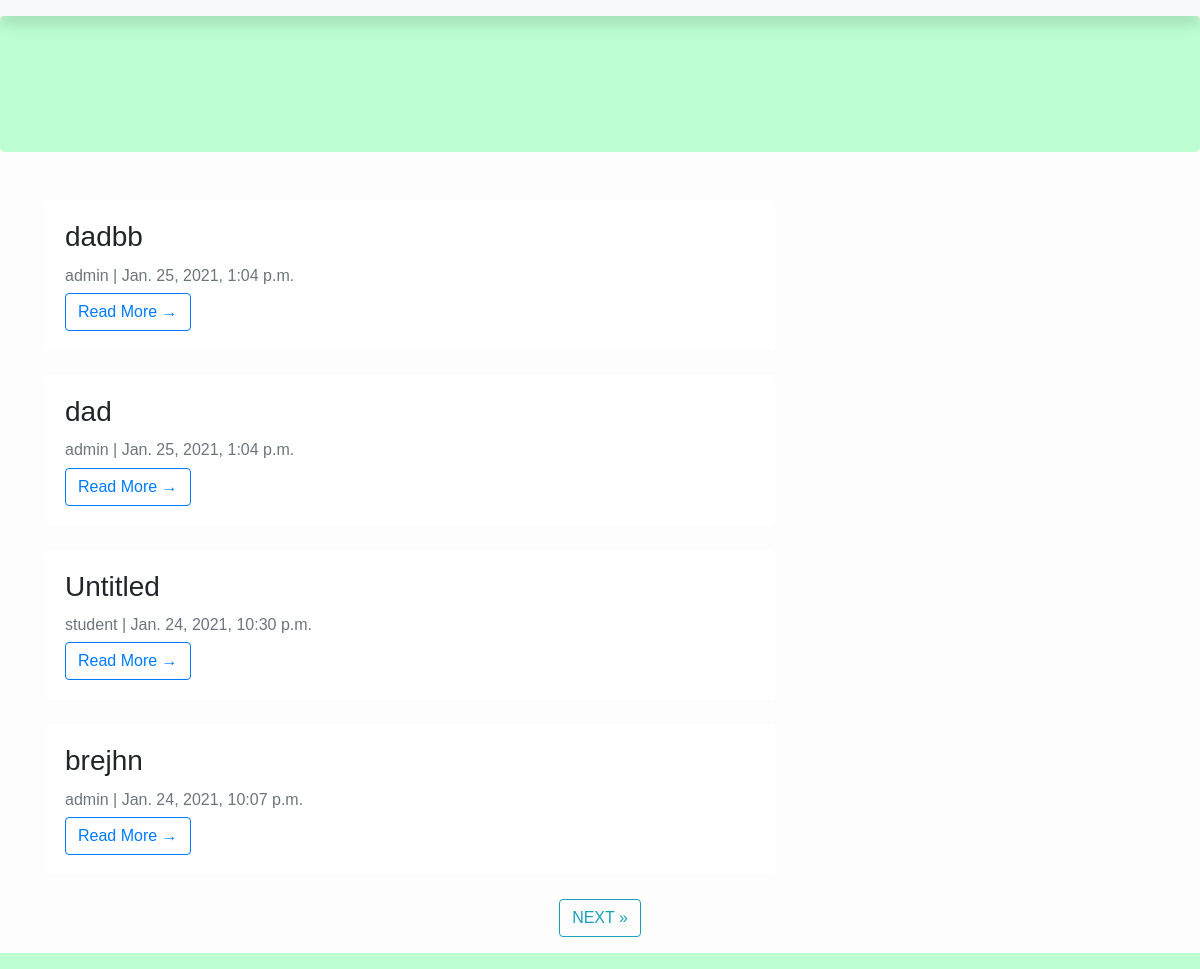
The page / on the database its author committed.
### blog/models.py (models this page shows, shortened)
class Blog(models.Model):
    title = models.CharField(max_length=200, unique=True)
    slug = models.SlugField(max_length=200, unique=True)
    author = models.ForeignKey(User, on_delete= models.CASCADE)
    updated_on = models.DateTimeField(auto_now= True)
    created_on = models.DateTimeField(auto_now_add=True)
    class Meta:
        ordering = ['-created_on']

### blog/views.py (the view)
# urls.py: path('', views.bloglist.as_view(), name='blogs'),
class bloglist(generic.ListView):
    model = Blog
    template_name = 'blogs.html'
    paginate_by = 4
    queryset= Blog.objects.order_by('-created_on')

### blog/templates/blogs.html (shortened to what this page needs)
{% extends "base.html" %}
{% block content %}
<header class="jumbotron" style="background-color: #BDFFD3; color: #00308F;">
</header>
<div class="container">
    <div class="row">
        <div class="col-md-8 mt-3 left">
            {% for blog in blog_list %}
            <div class="shadow-none card mb-4" id="newsfeed">
                <div class="card-body">
                    <h3 class="card-title">{{ blog.title }}</h3>
                    <p class="card-text text-muted h6"><span>{{ blog.author}}</span> | {{ blog.created_on}} </p>
                    <span><a href="{% url 'posts' blog.slug  %}" class="btn btn-outline-primary">Read More →</a></span>
                </div>
            </div>
            {% endfor %}
        </div>
</div>
</div>
{% if is_paginated %}
  <ul class="pagination justify-content-center">
    {% if page_obj.has_next %}
    <li><a href="?page={{ page_obj.next_page_number }}" class="btn btn-outline-info" style="font-family: sans-serif;"> NEXT »</a></li>
    {% endif %}
  </ul>
{% endif %}
{%endblock%}

### blog/templates/base.html (shortened to what this page needs)
<!DOCTYPE html>
<html lang="en">
<head>
  <link rel="stylesheet" href="https://stackpath.bootstrapcdn.com/bootstrap/4.5.2/css/bootstrap.min.css">
</head>
<body><div id="bodydiv"><div id="nofooter">
  <nav class="navbar navbar-expand-lg navbar-light bg-light shadow" id="topnav">
</nav>
{% block content %}
{% endblock content %}
</div>
<footer class="footer" id="foot">
<nav class="navbar navbar-expand-lg">
  </nav>
    </div>
</body>
</html>

### blog/templates/base.html (style rules this page uses)
html, body { height: 100%; }
body { font-family: sans-serif; font-size: 18px; background-color: #fdfdfd; display: flex; flex-direction: column; }
#nofooter { flex: 1 0 auto; }
#foot { flex-shrink: 0; font-family: sans-serif; background-color: #BDFFD3; color: #00308F; bottom: 0px; width: 100%; }
.card-group,.card,.card-footer,.card-body { border: none; }

### blog/templates/blogs.html (style rules this page uses)
body { font-family: 'Raleway', sans-serif; }

### rows shown on the page
Blog: title "dadbb", author "admin", created_on "Jan. 25, 2021, 1:04 p.m."
Blog: title "dad", author "admin", created_on "Jan. 25, 2021, 1:04 p.m."
Blog: title "Untitled", author "student", created_on "Jan. 24, 2021, 10:30 p.m."
Blog: title "brejhn", author "admin", created_on "Jan. 24, 2021, 10:07 p.m."
